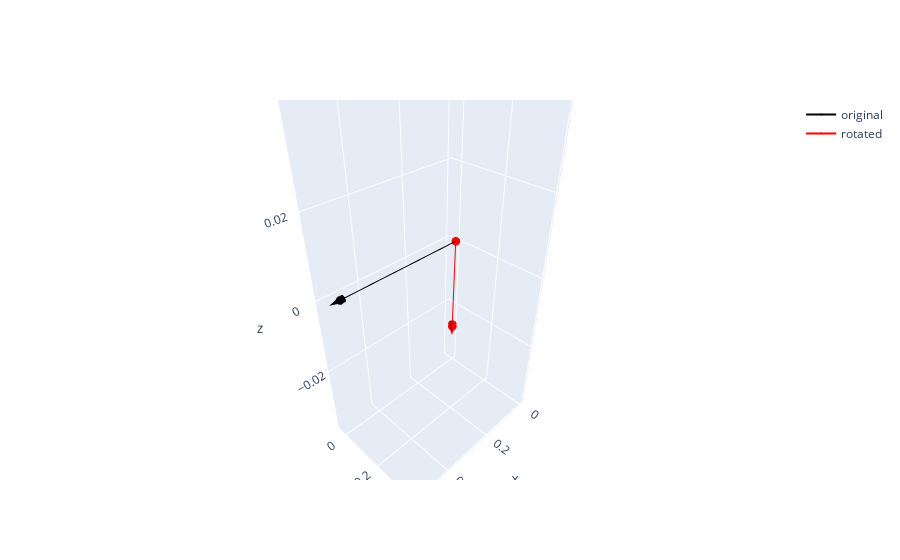

This figure's notebook cell:
### Markdown cell above
If we wish to directly rotate the vector

### Code cell
W = V.rotate_around_vector(Z, 45, units='deg')
f, _ = V.quiverly(name="original", showlegend=True)
f, _ = W.quiverly(color='red', name="rotated", fig=f, showlegend=True)
f.show()

### Figure 1 — Plotly figure (JSON) as saved in the notebook; plotly's stock layout.template omitted (floating-point values rounded to 4 significant figures)
{"data": [{"line": {"color": "black"}, "marker": {"size": 0}, "name": "original", "showlegend": true, "type": "scatter3d", "x": [0, 0.5], "y": [0, 0], "z": [0, 0]}, {"colorscale": [[0, "black"], [1, "black"]], "showscale": false, "type": "cone", "u": [0.1], "v": [0], "w": [0], "x": [0.5], "y": [0], "z": [0]}, {"line": {"color": "red"}, "marker": {"size": 0}, "name": "rotated", "showlegend": true, "type": "scatter3d", "x": [0, 0.3536], "y": [0, 0.3536], "z": [0, 0]}, {"colorscale": [[0, "red"], [1, "red"]], "showscale": false, "type": "cone", "u": [0.07071], "v": [0.07071], "w": [0], "x": [0.3536], "y": [0.3536], "z": [0]}], "layout": {}}
